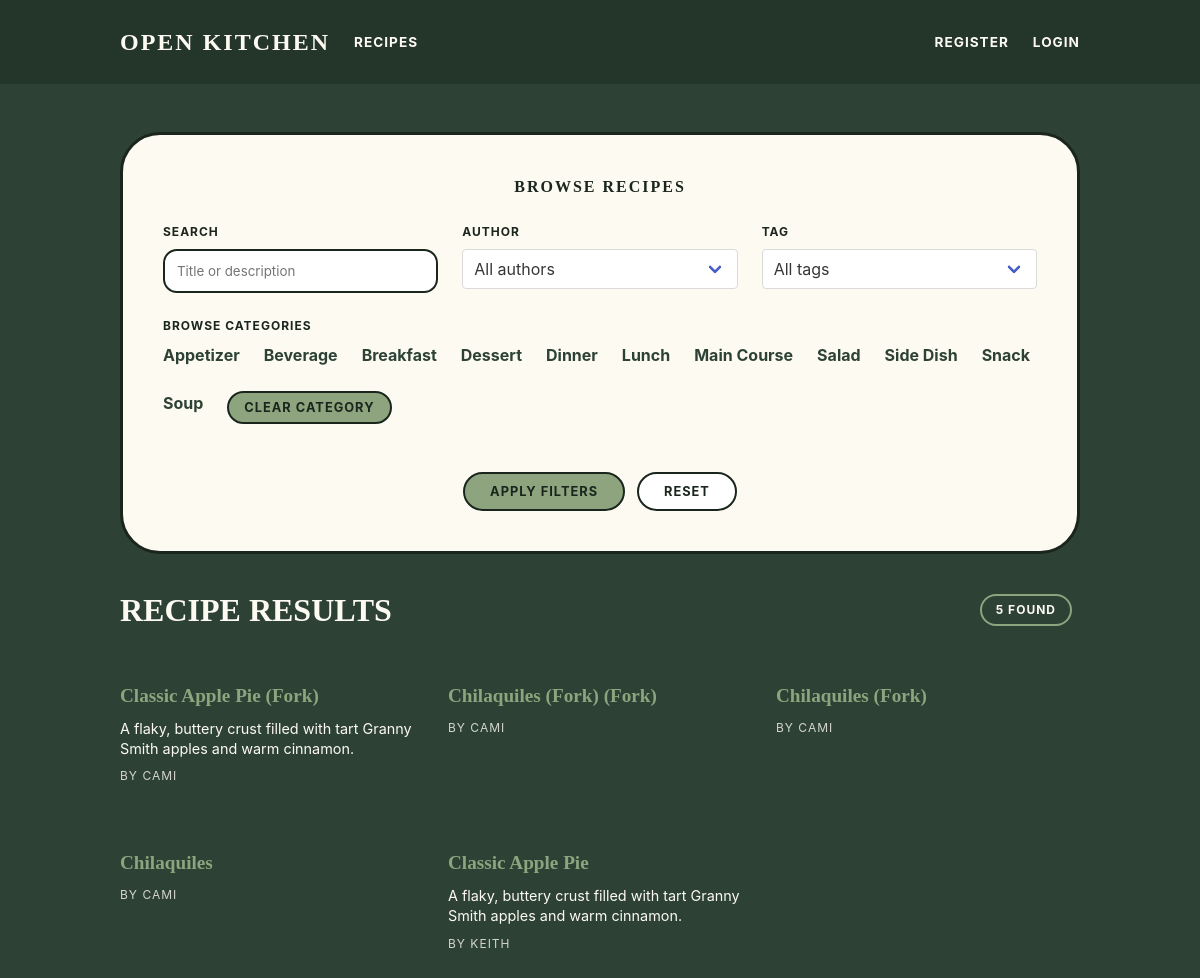
Before: /recipes/ with the older database file.
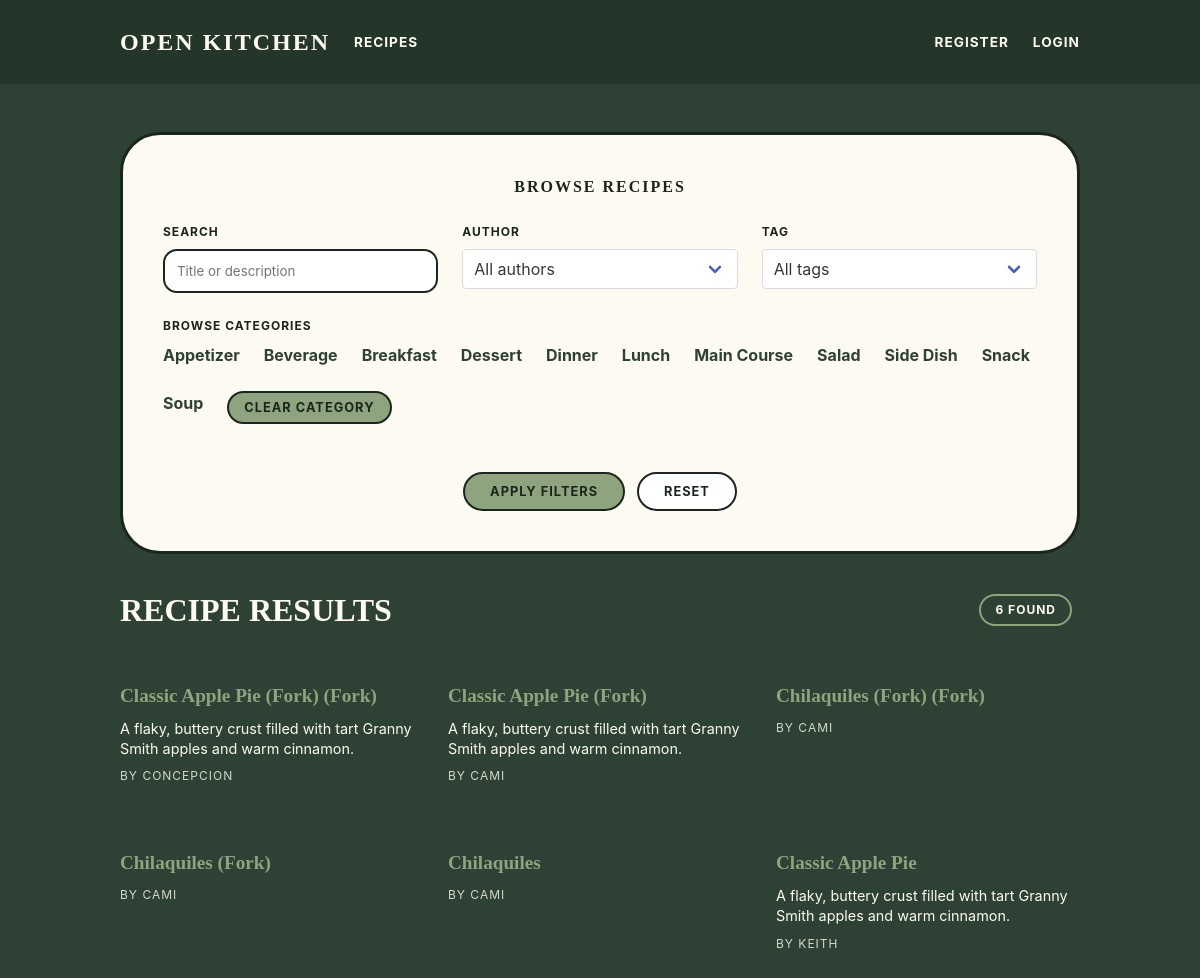
After: the same page with the newer database file.
### tables this page shows
CREATE TABLE categories (
    id INTEGER PRIMARY KEY AUTOINCREMENT,
    name TEXT UNIQUE NOT NULL
);

CREATE TABLE recipes (
    id INTEGER PRIMARY KEY AUTOINCREMENT,
    title TEXT NOT NULL,
    description TEXT,
    template_type TEXT NOT NULL CHECK(template_type IN ('standard', 'quick_tip')),
    author_id INTEGER NOT NULL,
    base_servings INTEGER,
    prep_time_minutes INTEGER,
    cook_time_minutes INTEGER,
    parent_recipe_id INTEGER,
    is_public INTEGER DEFAULT 1,
    created_at DATETIME DEFAULT CURRENT_TIMESTAMP,
    updated_at DATETIME,
    FOREIGN KEY (author_id) REFERENCES users(id),
    FOREIGN KEY (parent_recipe_id) REFERENCES recipes(id)
);

### app/recipes.py (the view)
@bp.route('/')
def index():
    filters = {
        'category': request.args.get('category'),
        'tag': request.args.get('tag'),
        'author': request.args.get('author'),
        'search': request.args.get('search'),
    }
    recipes = Recipe.get_all_public(filters)
    from app.db import get_db
    db = get_db()
    categories = Category.get_all()
    tags = Tag.get_all()
    authors = db.execute(
        'SELECT DISTINCT u.id, u.username '
        'FROM users u '
        'JOIN recipes r ON r.author_id = u.id '
        'WHERE r.is_public = 1 '
        'ORDER BY u.username'
    ).fetchall()
    return render_template(
        'recipes/index.html',
        recipes=recipes,
        categories=categories,
        tags=tags,
        authors=authors,
        filters=filters,
    )

### app/auth.py (called while the page is built)
@bp.before_app_request
def load_logged_in_user():
    user_id = session.get('user_id')
    if user_id is None:
        g.user = None
    else:
        g.user = User.get_by_id(user_id)

### app/db.py (called while the page is built)
def get_db():
    if 'db' not in g:
        g.db = sqlite3.connect(
            current_app.config['DATABASE'],
            detect_types=sqlite3.PARSE_DECLTYPES
        )
        g.db.row_factory = sqlite3.Row
        g.db.execute('PRAGMA foreign_keys = ON')
    return g.db

### app/models/lookup.py (called while the page is built)
    @staticmethod
    def get_all():
        db = get_db()
        return db.execute('SELECT * FROM categories ORDER BY name').fetchall()

    @staticmethod
    def get_all():
        db = get_db()
        return db.execute('SELECT * FROM tags ORDER BY name').fetchall()

### app/templates/recipes/index.html (shortened to what this page needs)
{% extends 'base.html' %}
{% block content %}
<div class="filter-card">
    <h2 style="font-family: 'Georgia', serif; text-transform: uppercase; letter-spacing: 2px; font-weight: bold; margin-bottom: 1.5rem; text-align: center;">Browse Recipes</h2>
    <form method="get">
        <div class="columns is-multiline">
            <div class="column is-4">
                <label class="filter-label" for="search">Search</label>
                <input class="filter-input" type="text" name="search" id="search" value="{{ filters.search or '' }}" placeholder="Title or description">
            </div>
            <div class="column is-4">
                <label class="filter-label" for="author">Author</label>
                <div class="select is-fullwidth">
                    <select class="filter-input" name="author" id="author">
                        <option value="">All authors</option>
                    </select>
                </div>
            </div>
            <div class="column is-4">
                <label class="filter-label" for="tag">Tag</label>
                <div class="select is-fullwidth">
                    <select class="filter-input" name="tag" id="tag">
                        <option value="">All tags</option>
                    </select>
                </div>
            </div>
            <div class="column is-12">
                <label class="filter-label">Browse Categories</label>
                <div class="category-list" style="justify-content: flex-start; margin-top: 0.5rem;">
                    {% for cat in categories %}
                    <a href="{{ url_for('recipes.index', category=cat.id, search=filters.search, tag=filters.tag, author=filters.author) }}" class="category-link" >{{ cat.name }}</a>
                    {% endfor %}
                    <a href="{{ url_for('recipes.index', search=filters.search, tag=filters.tag, author=filters.author) }}" class="btn-pill is-compact">Clear Category</a>
                </div>
            </div>
            <div class="column is-12">
                <div style="display: flex; gap: 12px; justify-content: center; flex-wrap: wrap;">
                    <button type="submit" class="btn-pill">Apply Filters</button>
                    <a href="{{ url_for('recipes.index') }}" class="btn-pill is-white" style="text-decoration: none;">Reset</a>
                </div>
            </div>
        </div>
    </form>
</div>
<div class="recent-section">
    <div class="level is-mobile mb-6">
        <div class="level-left">
            <h2 style="font-family: 'Georgia', serif; text-transform: uppercase; font-size: 2rem; font-weight: bold;">Recipe Results</h2>
        </div>
        <div class="level-right">
            <span class="result-pill">{{ recipes|length }} found</span>
        </div>
    </div>
    <div class="columns is-multiline">
        {% for recipe in recipes %}
        <div class="column is-4 recipe-entry">
            <a href="{{ url_for('recipes.view', id=recipe.id) }}">
                {{ recipe.title }}
            </a>
            <p class="recipe-description">{{ recipe.description[:100] if recipe.description else '' }}{% if recipe.description and recipe.description|length > 100 %}...{% endif %}</p>
            <span class="author-tag">By {{ recipe.author_name }}</span>
        </div>
        {% else %}
        <div class="column is-12">
            <div class="filter-card" style="padding: 2rem; text-align: center;">
                <p style="font-weight: bold; text-transform: uppercase; letter-spacing: 1px;">No recipes match those filters.</p>
            </div>
        </div>
        {% endfor %}
    </div>
</div>
{% endblock %}

### app/templates/base.html (shortened to what this page needs)
<!DOCTYPE html>
<html lang="en">
<head>
    <link rel="stylesheet" href="https://cdn.jsdelivr.net/npm/bulma@0.9.4/css/bulma.min.css">
    <link rel="stylesheet" href="https://cdnjs.cloudflare.com/ajax/libs/font-awesome/6.4.0/css/all.min.css">
    <link rel="stylesheet" href="{{ url_for('static', filename='css/custom.css') }}">
</head>
<body>
    <nav class="navbar" role="navigation" aria-label="main navigation">
        <div class="container">
            <div class="navbar-brand">
                <a class="navbar-item brand-text" href="{{ url_for('index') }}">
                    Open Kitchen
                </a>
            </div>
            <div class="navbar-menu">
                <div class="navbar-start">
                    <a class="navbar-item" href="{{ url_for('recipes.index') }}">Recipes</a>
                </div>
                <div class="navbar-end">
                    {% if g.user %}
                    <div class="navbar-item">
                        <div class="user-menu">
                            <div class ="avatar" title="{{ g.user['username'] }}">
                                {{ g.user['username'][0].upper() }}
                            </div>
                            <ul class="user-dropdown">
                                <li><a href="{{ url_for('dashboard.index') }}">🍳 My Kitchen</a></li>
                                <li><a href="{{ url_for('auth.account_settings') }}">⚙️ Account Settings</a></li>
                                <li class="divider"></li>
                                <li><a href="{{ url_for('auth.logout') }}"> Log Out</a></li>
                            </ul>
                        </div>
                    </div>
                    {% else %}
                    <a class="navbar-item" href="{{ url_for('auth.register') }}">Register</a>
                    <a class="navbar-item" href="{{ url_for('auth.login') }}">Login</a>
                    {% endif %}
                </div>
            </div>
        </div>
    </nav>
    <section class="section">
        <div class="container is-max-desktop">
            {% block content %}{% endblock %}
        </div>
    </section>
</body>
</html>

### app/static/css/custom.css (style rules this page uses)
:root { --forest-green: #2d4234; --pill-green: #8da47e; --cream: #fdfaf1; --border-dark: #1a261d; }
body { background-color: var(--forest-green); color: var(--border-dark); min-height: 100vh; }
a { color: inherit; text-decoration: none; transition: color 0.2s ease-in-out; }
.recipe-entry a { color: var(--pill-green) !important; font-size: 1.25rem; font-weight: bold; }
.navbar { background-color: rgba(0, 0, 0, 0.2) !important; padding: 1rem 0; }
.navbar-item, .navbar-link { color: var(--cream) !important; text-transform: uppercase; font-weight: bold; letter-spacing: 1px; font-size: 0.85rem; }
.brand-text { font-family: "Georgia", serif; font-weight: bold; font-size: 1.5rem !important; letter-spacing: 2px; text-transform: uppercase; }
.btn-pill { background-color: var(--pill-green); color: var(--border-dark); border: 2px solid var(--border-dark); border-radius: 50px; padding: 8px 25px; font-weight: bold; text-transform: uppercase; font-size: 0.8rem; letter-spacing: 1px; display: inline-block; transition: all 0.2s; cursor: pointer; }
.btn-pill.is-white { background-color: white; }
.btn-pill.is-compact { padding: 5px 15px; font-size: 0.8rem; }

### app/templates/base.html (style rules this page uses)
:root { --forest-green: #2d4234; --pill-green: #8da47e; --cream: #fdfaf1; --border-dark: #1a261d; }
body { background-color: var(--forest-green); color: var(--border-dark); min-height: 100vh; }
a { color: inherit; text-decoration: none; transition: color 0.2s ease-in-out; }
.recipe-entry a { color: var(--pill-green) !important; font-size: 1.25rem; font-weight: bold; }
.navbar { background-color: rgba(0,0,0,0.2) !important; padding: 1rem 0; }
.navbar-item, .navbar-link { color: var(--cream) !important; text-transform: uppercase; font-weight: bold; letter-spacing: 1px; font-size: 0.85rem; }
.brand-text { font-family: 'Georgia', serif; font-weight: bold; font-size: 1.5rem !important; letter-spacing: 2px; text-transform: uppercase; }
.btn-pill { background-color: var(--pill-green); color: var(--border-dark); border: 2px solid var(--border-dark); border-radius: 50px; padding: 8px 25px; font-weight: bold; text-transform: uppercase; font-size: 0.8rem; letter-spacing: 1px; display: inline-block; transition: all 0.2s; cursor: pointer; }

### app/templates/recipes/index.html (style rules this page uses)
.category-list { display: flex; flex-wrap: wrap; justify-content: center; gap: 1.5rem; margin: 1.5rem 0; }
.category-link { color: var(--forest-green); font-weight: bold; text-decoration: none; transition: opacity 0.2s; }
.recent-section { color: var(--cream); margin-top: 2rem; }
.recipe-entry { margin-bottom: 2.5rem; }
.recipe-entry a { color: var(--pill-green) !important; font-family: 'Georgia', serif; font-size: 1.2rem; font-weight: bold; text-decoration: none; }
.author-tag { text-transform: uppercase; font-size: 0.75rem; letter-spacing: 1px; opacity: 0.8; display: block; margin-top: 0.5rem; }
.recipe-description { font-size: 0.9rem; line-height: 1.4; margin: 0.5rem 0; }
.filter-card { background-color: var(--cream); border: 3px solid var(--border-dark); border-radius: 40px; padding: 2.5rem; margin-bottom: 2rem; }
.filter-label { display: block; text-transform: uppercase; font-size: 0.75rem; letter-spacing: 1px; font-weight: bold; margin-bottom: 0.5rem; }
.filter-input { width: 100%; border: 2px solid var(--border-dark); border-radius: 14px; padding: 12px; background-color: white; font-family: inherit; }
.result-pill { display: inline-block; border: 2px solid var(--pill-green); border-radius: 20px; padding: 5px 14px; color: var(--cream); font-size: 0.75rem; text-transform: uppercase; letter-spacing: 1px; font-weight: bold; margin-right: 0.5rem; }

Changed rows visible on the page:
added recipes: title "Classic Apple Pie (Fork) (Fork)", description "A flaky, buttery crust filled with tart Granny Smith apples and warm cinnamon.", author_name "CONCEPCION"
Other visible differences:
{{ recipes|length }}: "5" → "6"
